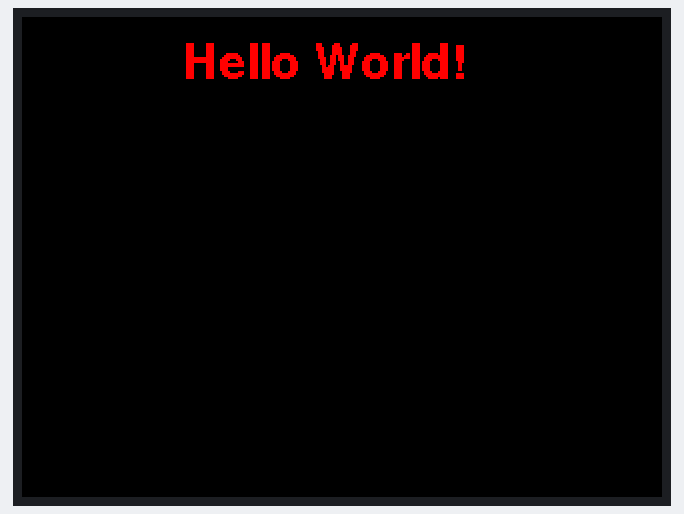
Bench run of a sketch on a simulated ESP32-S3. Parts: 320×240 colour display. WiFi joins after 1.5 s; servers stay silent unless stated; the local clock reads 2024-03-15 10:24:30 at power-on unless the sketch sets it; what the sketch prints to the serial monitor is not drawn.

Above: at 0.3 s.
At 3.3 s:
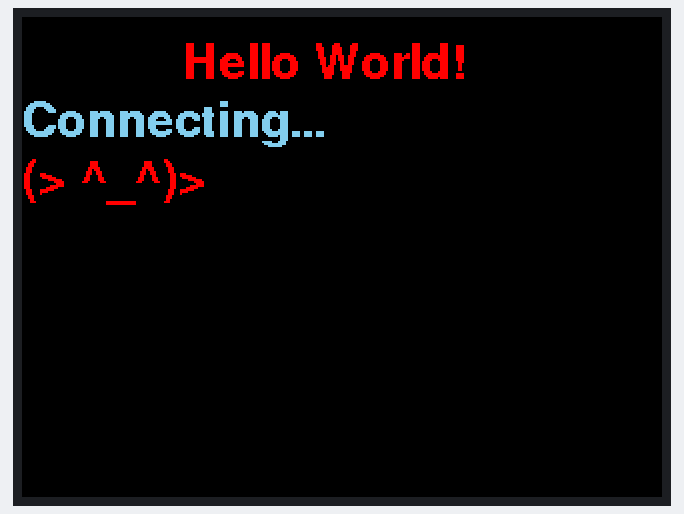
At 5.4 s:
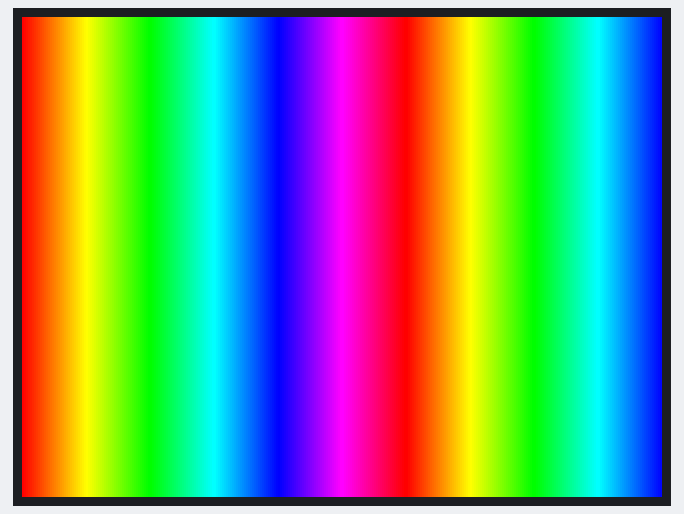
At 15.5 s:
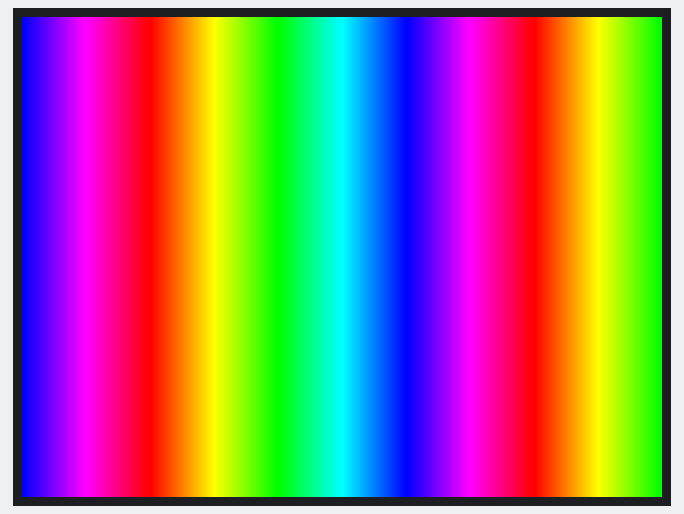
At 25.6 s:
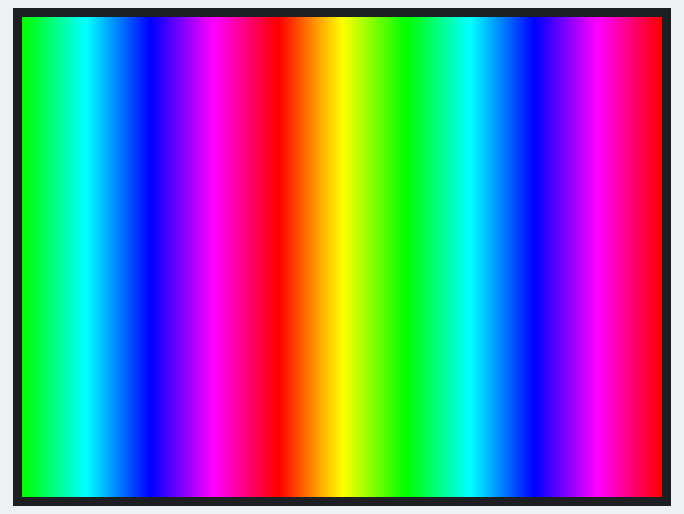

Measured:
- what the display in image 1 shows lasts 2.0 s, from 3.2 s to 5.2 s
- what the display in image 2 shows lasts 10.1 s, from 5.4 s to 15.5 s

The sketch:

TFT_Rainbow.ino
```cpp
//#include <Arduino_JSON.h>
#include <ArduinoJson.h>
#include <WiFi.h>
#include <HTTPClient.h>
#include <TFT_eSPI.h>
#include <SPI.h>
#include <time.h>
#include "pin_config.h"
#include <Adafruit_GFX.h>

#define WAIT 1000

#if ESP_IDF_VERSION >= ESP_IDF_VERSION_VAL(5,0,0)
#error  "The current version is not supported for the time being, please use a version below Arduino ESP32 3.0"
#endif

// Initialize TFT display
TFT_eSPI tft = TFT_eSPI();

// WiFi credentials
const char* ssid = "IT hurts when IP";
const char* password = "yourPWD";

// OpenWeatherMap API key
String openWeatherMapApiKey = "yourAPI";
String city = "yourCity";
String countryCode = "yourCountryCode";
String jsonBuffer;

// Variables to store weather data
String temperatureCelcius;
String pressure;
String humidity;
String windSpeed;
String sunrise;
String sunset;

// Update interval for weather data (milliseconds)
unsigned long timerDelay = 60000;
unsigned long lastTime = 0;
unsigned long targetTime = 0;

// RGB color values for dynamic background
byte red = 31;
byte green = 0;
byte blue = 0;
byte state = 0;
unsigned int colour = red << 11;

// Timer for dynamic background
uint32_t runing = 0;

// Function to send HTTP GET request and receive response
String httpGETRequest(const char* serverName) {
    WiFiClient client;
    HTTPClient http;

    http.begin(client, serverName);

    int httpResponseCode = http.GET();

    String payload = "{}";

    if (httpResponseCode>0) {
        Serial.print("HTTP Response code: ");
        Serial.println(httpResponseCode);
        payload = http.getString();
    }
    else {
        Serial.print("Error code: ");
        Serial.println(httpResponseCode);
    }

    http.end();

    return payload;
}

// Function to format and print time
void printFormattedTime(long epochTime, String& formattedTime) {
  struct tm *timeinfo = gmtime(&epochTime);
  char buffer[20];
  strftime(buffer, sizeof(buffer), "%H:%M:%S", timeinfo);
  Serial.println(buffer);
  formattedTime = String(buffer);
}

void setup(void)
{
    Serial.begin(115200);

    // Set pin mode for TFT power
    pinMode(PIN_POWER_ON, OUTPUT);
    digitalWrite(PIN_POWER_ON, HIGH);

    // Initialize time
    configTime(3600, 0, "pool.ntp.org");

    // Initialize TFT display
    tft.init();
    tft.setRotation(3);
    tft.fillScreen(TFT_BLACK);

    // Set font and cursor position for greeting
    tft.setFreeFont(&FreeSansBold12pt7b);
    tft.setCursor(80,30);
    tft.setTextColor(TFT_RED);

    tft.println("Hello World!");

    targetTime = millis() + 1000;

    // Connect to WiFi
    WiFi.begin(ssid, password);

    delay(1000);
    tft.setTextColor(TFT_SKYBLUE);
    Serial.println("Connecting");
    tft.println("Connecting...");

    // Wait for WiFi connection
    while(WiFi.status() != WL_CONNECTED) {
        delay(2000);
        tft.setTextColor(TFT_RED);
        tft.println("(> ^_^)>");
        delay(2000);
        tft.setTextColor(TFT_SKYBLUE);
        tft.println("                                <(^_^ <)");
    }

    // Display connection status
    tft.println("Connected!");
    Serial.println("");
    tft.fillScreen(TFT_BLACK);
    Serial.print("Connected to WiFi network with IP Address: ");
    Serial.println(WiFi.localIP());
}

void loop() {
    // Check if it's time to update weather data
    if ((millis() - targetTime) > timerDelay) {
        if (WiFi.status() == WL_CONNECTED) {
            // Construct API URL
            String serverPath = "http://api.openweathermap.org/data/2.5/weather?q=" + city + "," + countryCode + "&APPID=" + openWeatherMapApiKey;

            // Send HTTP GET request
            jsonBuffer = httpGETRequest(serverPath.c_str());
            Serial.println(jsonBuffer);

            // Parse JSON response
            DynamicJsonDocument doc(1024);
            DeserializationError error = deserializeJson(doc, jsonBuffer);

            if (error) {
                Serial.println("Parsing input failed!");
                return;
            }
            // Extract weather data
            JsonVariant myObject = doc.as<JsonVariant>();

            Serial.println(myObject.as<String>());

            // Extract data
            Serial.print("Temperature: ");
            float tempKelvin = myObject["main"]["temp"].as<float>();
            float tempCelsius = tempKelvin - 273.15;

            temperatureCelcius = "Temperature: " + String(tempCelsius) + "C";

            Serial.println(temperatureCelcius);

            Serial.print("Pressure: ");
            Serial.println(myObject["main"]["pressure"].as<float>());

            pressure = "Pressure: " + String(myObject["main"]["pressure"].as<float>()) + "hPa";

            Serial.print("Humidity: ");
            Serial.println(myObject["main"]["humidity"].as<float>());

            humidity = "Humidity: " + String(myObject["main"]["humidity"].as<float>()) + "%";

            Serial.print("Wind Speed: ");
            Serial.println(myObject["wind"]["speed"].as<float>());

            windSpeed = "Wind Speed: " + String(myObject["wind"]["speed"].as<float>()) + "m/s";

            Serial.print("Sunrise: ");
            long sunriseEpoch = myObject["sys"]["sunrise"].as<long>();
            String formattedTime;
            printFormattedTime(sunriseEpoch, formattedTime);

            sunrise = "Sunrise: " + formattedTime;

            Serial.print("Sunset: ");
            long sunsetEpock = myObject["sys"]["sunset"].as<long>();
            String formattedTime2;
            printFormattedTime(sunsetEpock, formattedTime2);

            sunset = "Sunset: " + formattedTime2;

        }
        else {
            Serial.println("WiFi Disconnected");
            tft.fillScreen(TFT_BLACK);
            tft.println("WiFi Disconnected");
        }
        targetTime = millis() + timerDelay;
    }
    // Update dynamic background
    if (millis() > runing) {
        Serial.print("Current running ");
        Serial.print(millis());
        Serial.println(" millis");
        runing = millis() + 1000;

        for (int i = 0; i < tft.width(); i++) {
            tft.drawFastVLine(i, 0, tft.height(), colour);
            switch (state) {
                case 0:
                    green += 2;
                    if (green == 64) {
                        green = 63;
                        state = 1;
                    }
                    break;
                case 1:
                    red--;
                    if (red == 255) {
                        red = 0;
                        state = 2;
                    }
                    break;
                case 2:
                    blue++;
                    if (blue == 32) {
                        blue = 31;
                        state = 3;
                    }
                    break;
                case 3:
                    green -= 2;
                    if (green == 255) {
                        green = 0;
                        state = 4;
                    }
                    break;
                case 4:
                    red++;
                    if (red == 32) {
                        red = 31;
                        state = 5;
                    }
                    break;
                case 5:
                    blue--;
                    if (blue == 255) {
                        blue = 0;
                        state = 0;
                    }
                    break;
            }
            colour = red << 11 | green << 5 | blue;
        }
        // Display weather data on TFT screen
        tft.setTextColor(TFT_BLACK, TFT_BLACK);
        tft.setCursor(35, 30);
        tft.println(temperatureCelcius);

        tft.setCursor(35, 55);
        tft.println(pressure);

        tft.setCursor(35, 80);
        tft.println(humidity);

        tft.setCursor(35, 105);
        tft.println(windSpeed);

        tft.setCursor(35, 130);
        tft.println(sunrise);

        tft.setCursor(35, 155);
        tft.println(sunset);
    }
    delay(10000); // Delay to avoid flooding the server with requests
}
```

pin_config.h
```cpp
#pragma once


/*ESP32S3*/
#define PIN_LCD_BL                   38

#define PIN_LCD_D0                   39
#define PIN_LCD_D1                   40
#define PIN_LCD_D2                   41
#define PIN_LCD_D3                   42
#define PIN_LCD_D4                   45
#define PIN_LCD_D5                   46
#define PIN_LCD_D6                   47
#define PIN_LCD_D7                   48

#define PIN_POWER_ON                 15

#define PIN_LCD_RES                  5
#define PIN_LCD_CS                   6
#define PIN_LCD_DC                   7
#define PIN_LCD_WR                   8
#define PIN_LCD_RD                   9

#define PIN_BUTTON_1                 0
#define PIN_BUTTON_2                 14
#define PIN_BAT_VOLT                 4

#define PIN_IIC_SCL                  17
#define PIN_IIC_SDA                  18

#define PIN_TOUCH_INT                16
#define PIN_TOUCH_RES                21
```
